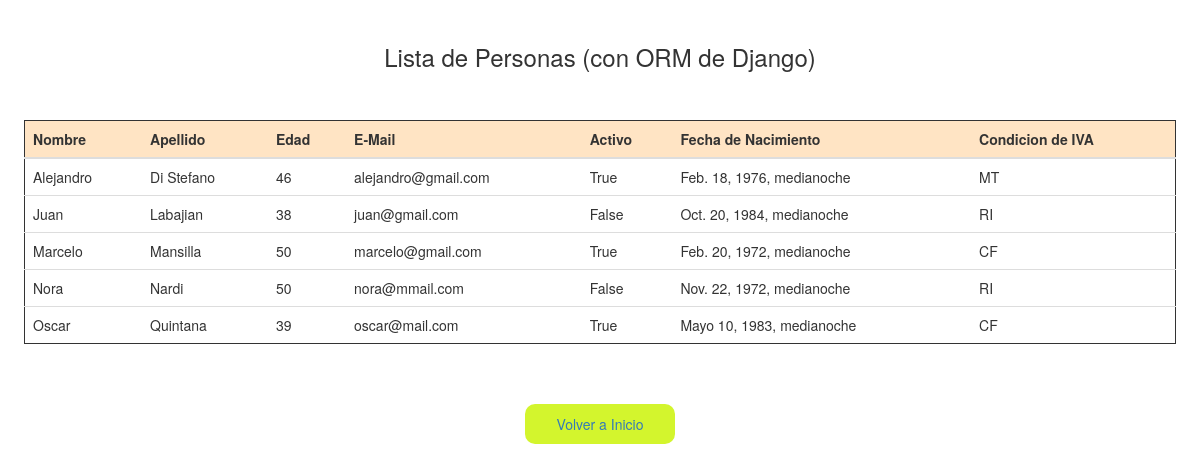
The page /personas on the database its author committed.
### titulos/models.py (models this page shows, shortened)
class Persona(models.Model):
    nombre = models.CharField("Nombre/s", max_length=150)
    apellido = models.CharField(max_length=150)
    edad = models.IntegerField(null=True, blank=True)
    localidad = models.ForeignKey(Localidad, on_delete=models.PROTECT, null=True, blank=True)
    email = models.EmailField(null=True, blank=True)
    activo = models.BooleanField(default=False)
    fecha_nacimiento = models.DateTimeField("Fecha de Nacimiento", null=True, blank=True)
    tipo_iva = models.CharField("Tipo de IVA", max_length=2, choices=TIPO_IVA_CHOICE, default="CF")
    class Meta:
        ordering = ["apellido", "nombre"]

### titulos/views.py (the view)
# urls.py: path('personas', views.personas, name='personas'),
def personas(request, template_name="titulos/personas.html"):
    lista_personas = Persona.objects.all()
    dato = {"personas": lista_personas}
    return render(request, template_name, dato)

### templates/titulos/personas.html (shortened to what this page needs)
<!DOCTYPE html>
{% load static %}
<html lang="es">
<head>
    <link rel="stylesheet" type="text/css" href="{% static 'css/bootstrap.css' %}">
    <link rel="stylesheet" type="text/css" href="{% static 'css/styles.css' %}">
    <link href="{% static 'css/jquery-ui.css' %}" rel="stylesheet">
</head>
<body>
    <div class="tabla">
        <h3>Lista de Personas (con ORM de Django)</h3></br></br>
        <table class="table">
            <thead>
                <tr>
                    <th>Nombre</th>
                    <th>Apellido</th>
                    <th>Edad</th>
                    <th>E-Mail</th>
                    <th>Activo</th>
                    <th>Fecha de Nacimiento</th>
                    <th>Condicion de IVA</th>
                </tr>
            </thead>
            {% for persona in personas %}
            <tr>
                <td> {{persona.nombre}} </td>
                <td> {{persona.apellido}} </td>
                <td> {{persona.edad}} </td>
                <td> {{persona.email}} </td>
                <td> {{persona.activo}} </td>
                <td> {{persona.fecha_nacimiento}} </td>
                <td> {{persona.tipo_iva}} </td>
            </tr>
            {% endfor %}
        </table></br></br>
        <a href="{% url 'index' %}"><button>Volver a Inicio</button></a>
    </div>
</body>
</html>

### static/css/styles.css (style rules this page uses)
.botones, .carga_p, .tabla { display: flex; flex-direction: column; align-items: center; padding: 2%; }
.tabla table { border: 1px solid; }
.tabla thead { background-color: bisque; }
button { background-color: rgb(211, 245, 45); height: 40px; width: 150px; border-radius: 10px; border: none; }

### rows shown on the page
Persona: nombre "Alejandro", apellido "Di Stefano", edad "46", email "alejandro@gmail.com", activo "True", fecha_nacimiento "Feb. 18, 1976, medianoche", tipo_iva "MT"
Persona: nombre "Juan", apellido "Labajian", edad "38", email "juan@gmail.com", activo "False", fecha_nacimiento "Oct. 20, 1984, medianoche", tipo_iva "RI"
Persona: nombre "Marcelo", apellido "Mansilla", edad "50", email "marcelo@gmail.com", activo "True", fecha_nacimiento "Feb. 20, 1972, medianoche", tipo_iva "CF"
Persona: nombre "Nora", apellido "Nardi", edad "50", email "nora@mmail.com", activo "False", fecha_nacimiento "Nov. 22, 1972, medianoche", tipo_iva "RI"
Persona: nombre "Oscar", apellido "Quintana", edad "39", email "oscar@mail.com", activo "True", fecha_nacimiento "Mayo 10, 1983, medianoche", tipo_iva "CF"
